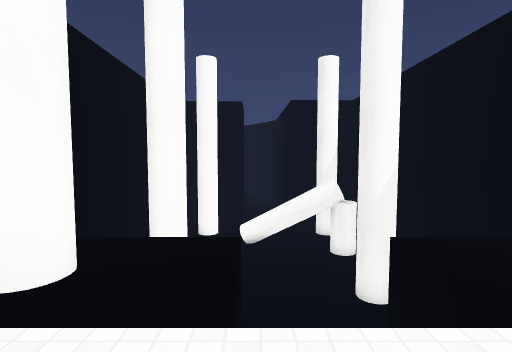
View 1 (above)

18 first-person views from a walk through a scene from a Unity 3-D project. The camera is 1.4 m above the floor, tilts 4° down and sees 80° across. The floor is counted in squares, 1 m on a side. Each view is taken from the middle of a square. On the plan, view 1 faces up. The plan holds only what a view shows up to about 14 squares ahead; the rest is blank. The place goes on beyond the plan. The player character is not drawn. Surface patterns are stand-ins for the level's own textures.

View 2
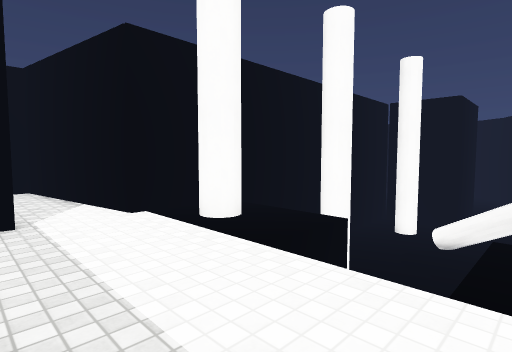

View 3
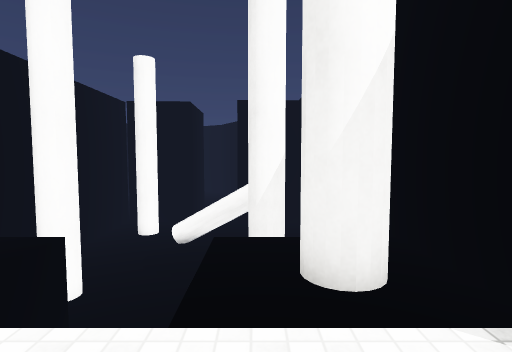

View 4
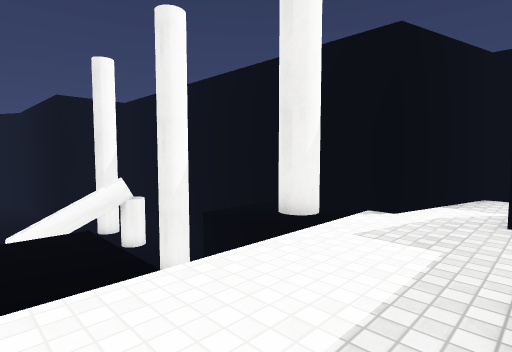

View 5
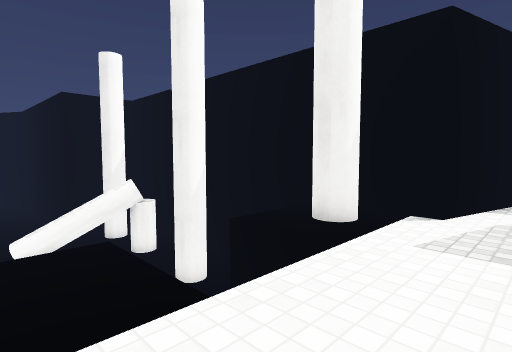

View 6
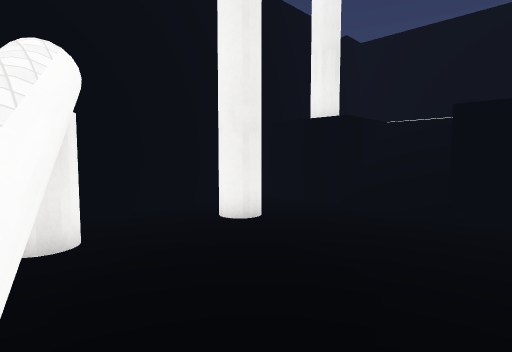

View 7
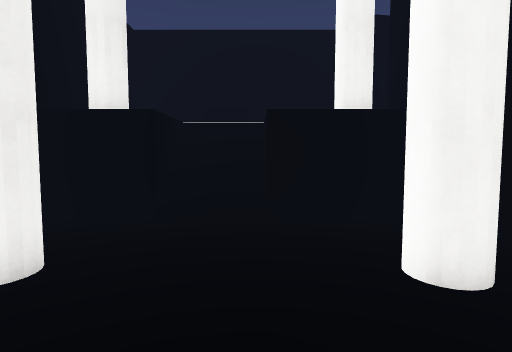

View 8
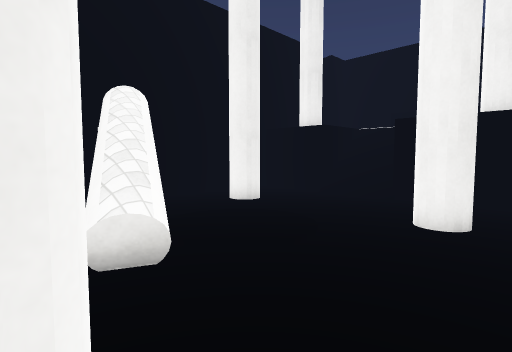

View 9
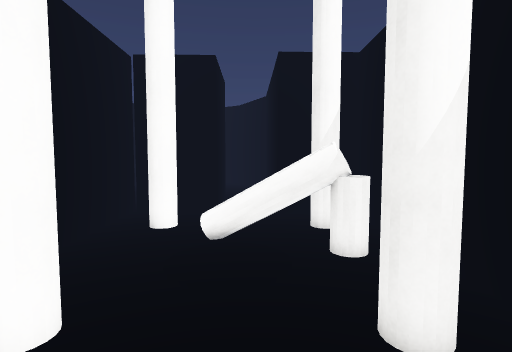

View 10
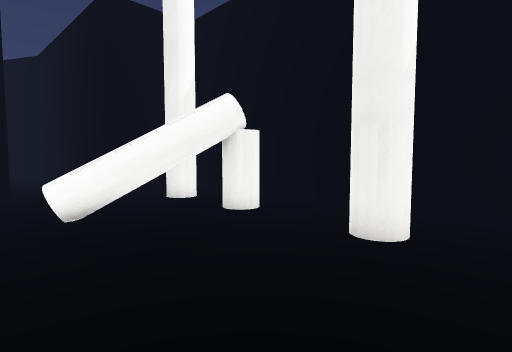

View 11
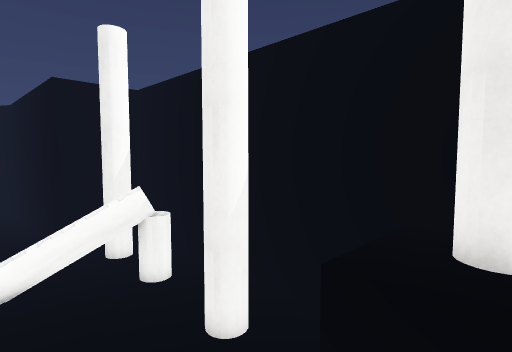

View 12
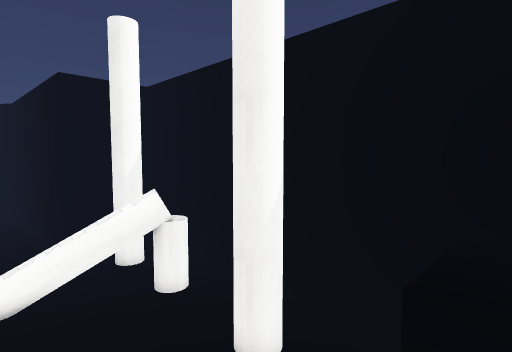

View 13
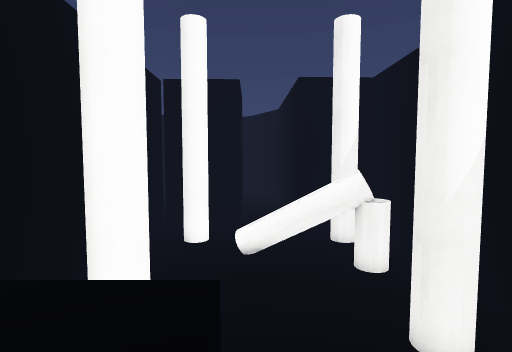

View 14
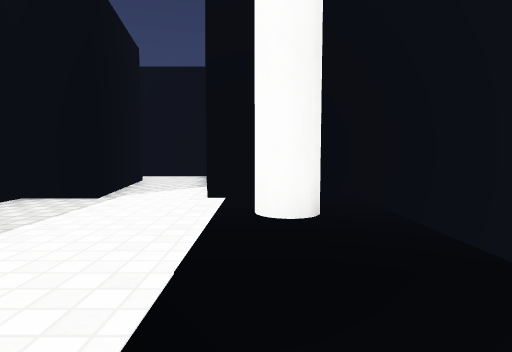

View 15
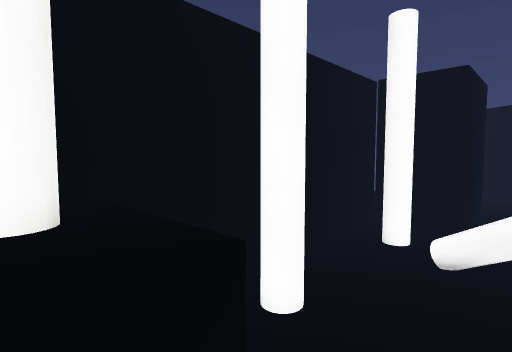

View 16
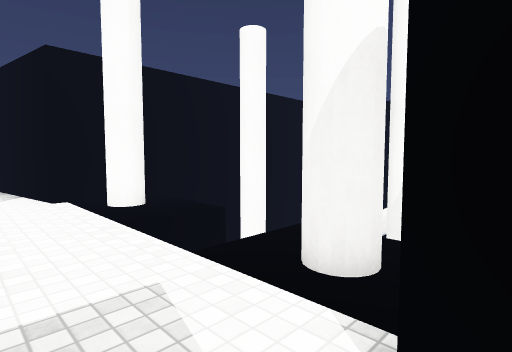

View 17
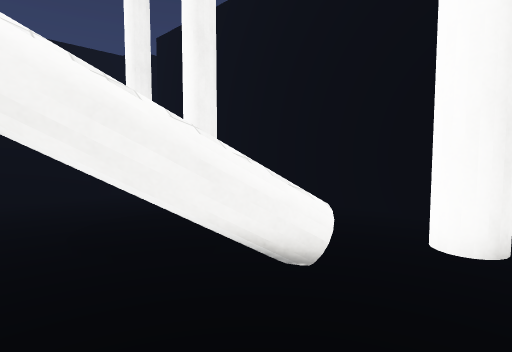

View 18
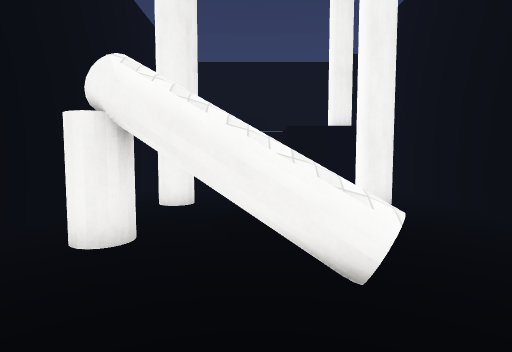

### Floor plan
Key: @ floor where view 1 was taken; # wall or solid block; x gap in a wall; . main floor; : floor 2.5 m higher than the main floor; / step, stairs or slope; = window, fence, low wall or low ledge; ^ raised ledge; v drop or lower ground; T thing the floor can be seen under or through; O other object.
Columns run from 11 left of view 1 to 10 right of it. Each row starts with its distance up from view 1.
 22            ..#
 21            ..#
 20           #..#
 19           #..#
 18       #####..#
 17       #......#####
 16       #..........#
 15       #..#....#..#
 14       #...=^.....#
 13       #....^TT...#
 12       #......TT..#
 11       #..........#
 10       #..........#
  9       #..........#
  8       ##x#....#..#
  7        #.........#
  6        #.........#
  5        # :://=v x#
  4         ##://=:#:#
  3        ###:///:::#
  2    #####:::::::::##
  1 ####::::::::::::::####
  0 #::::::::::@:::::::::#
 -1 #::#####:::OOO::#
 -2 #      #####O####

Positions as (right, up) in squares from view 1, and headings:
1: (0, 0), facing up
2: (3, -1), facing up-left
3: (3, 0), facing up
4: (-2, -1), facing up-right
5: (-2, 0), facing up-right
6: (-2, 13), facing down-right
7: (0, 12), facing down
8: (-4, 15), facing down-right
9: (1, 4), facing up
10: (-2, 6), facing up-right
11: (-1, 3), facing up-right
12: (-1, 4), facing up-right
13: (0, 3), facing up
14: (2, 3), facing left
15: (2, 3), facing up-left
16: (6, 0), facing up-left
17: (3, 16), facing down-left
18: (1, 17), facing down
